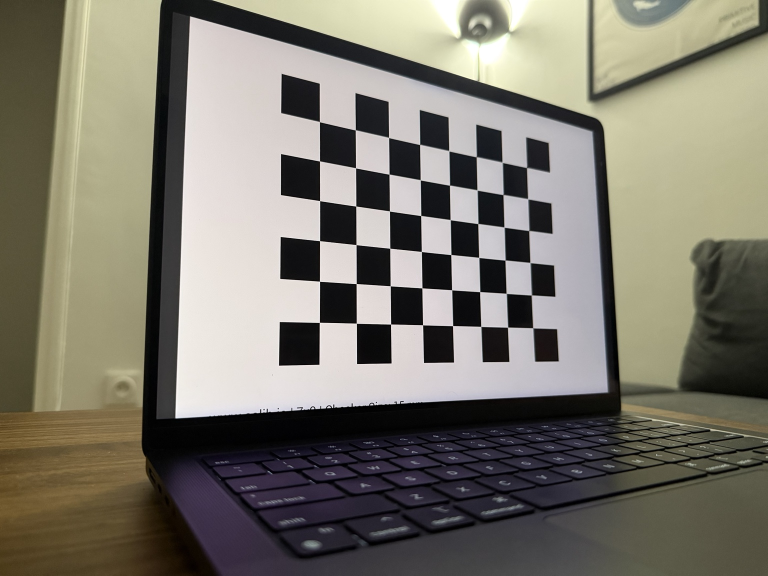
#> input picture photos/photo_1.jpg, 1536 x 1152 px (shown at 1/2 size); its folder holds 5 pictures in this run; the run also reads 1 picture not shown here
$ python calibration_camera.py
#> lines starting #> are read from the running program, lines starting #| are printed output that depends on the picture; after the words box and inside, x2 and y2 are one past the last pixel; in counts of white or black regions, pixels touching at a corner belong together
import cv2
import numpy as np
import glob

chemins_photos = glob.glob("photos/*.jpg")
points_3d = []
points_2d= []

coins_damier = np.zeros((48,3), dtype=np.float32)
grille_indices = np.mgrid[0:8, 0:6]
points_grille= grille_indices.T.reshape(48, 2)
coins_damier[:,:2] = points_grille
taille_image = ()


for indice, chemin_photo in enumerate(chemins_photos):
    image_couleur = cv2.imread(chemin_photo)
#> image_couleur is the input picture: shape (1152, 1536, 3); mean B, G, R 108.9, 120.2, 124.1
    if image_couleur is None:
        raise FileNotFoundError("error")

    image_grise = cv2.cvtColor(image_couleur, cv2.COLOR_BGR2GRAY)
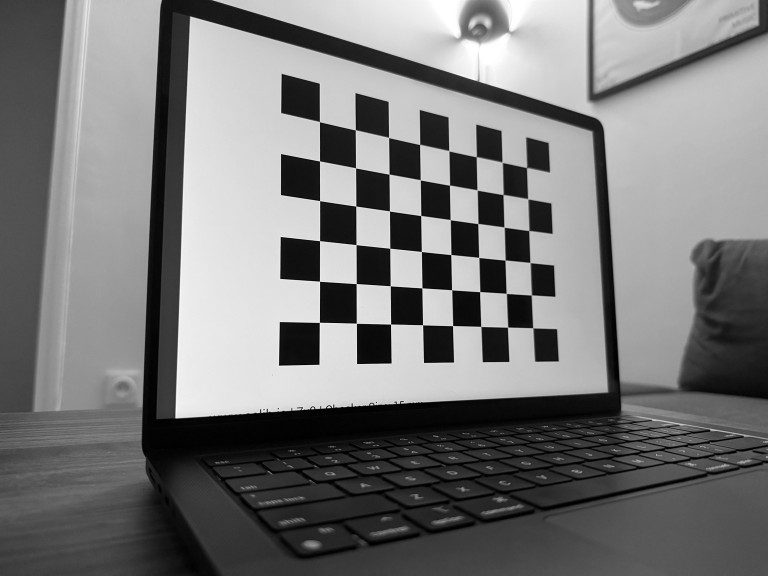
#> image_grise: shape (1152, 1536) (shown at 1/2 size); min 0, max 255, mean 120.1

    copie_gris= image_grise.copy()
    copie_couleur = image_couleur.copy()

    trouve, coins = cv2.findChessboardCorners(image_grise, (8,6))
#> trouve = True; coins = 48 rows, first 8: [639.5, 244.1], [711, 260.4], [777.7, 275.5], [839.6, 289.7], [898.2, 302.4], [952.6, 314.5], [1004.5, 325.2], [1053.1, 335.9]

    if trouve == True:
        criteres = (cv2.TERM_CRITERIA_EPS + cv2.TERM_CRITERIA_MAX_ITER, 30, 0.001)
        cv2.cornerSubPix(image_grise, coins, (11,11), (-1,-1), criteres)

        points_3d.append(coins_damier.copy())
        points_2d.append(coins.copy())
        print(len(points_3d), len(points_2d))
#| 1 1

        hauteur_image, largeur_image = image_grise.shape
#> hauteur_image = 1152; largeur_image = 1536
        taille_image = (largeur_image, hauteur_image)
#> taille_image = (1536, 1152)
        print("taille_image:", taille_image)
#| taille_image: (1536, 1152)
        # dessin les coins sur image grise
        cv2.drawChessboardCorners(copie_gris, (8,6), coins, trouve)
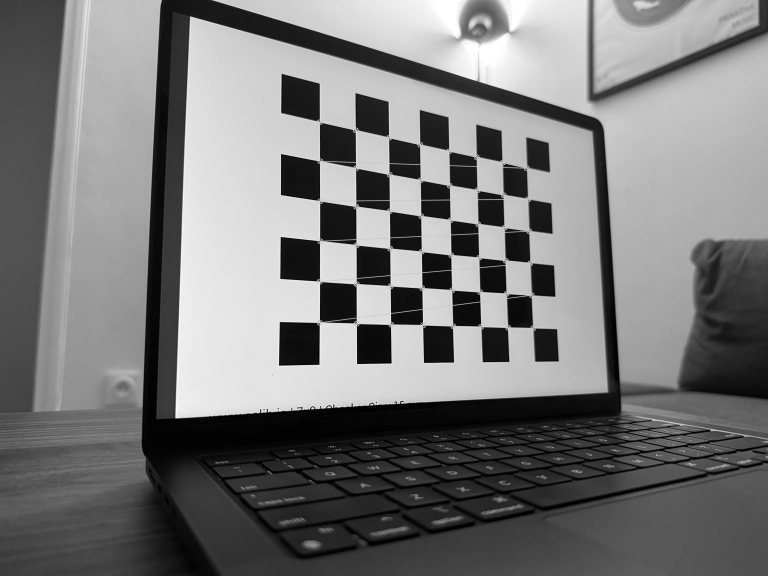
#> copie_gris: shape (1152, 1536) (shown at 1/2 size); 0.91% of pixels changed, all inside (x1, y1, x2, y2) = (633, 238, 1073, 663)
        cv2.imwrite(f"resultats/coins_gris_{indice}.jpg", copie_gris)

        # dessin les coins sur image couleur
        cv2.drawChessboardCorners(copie_couleur, (8,6), coins, trouve)
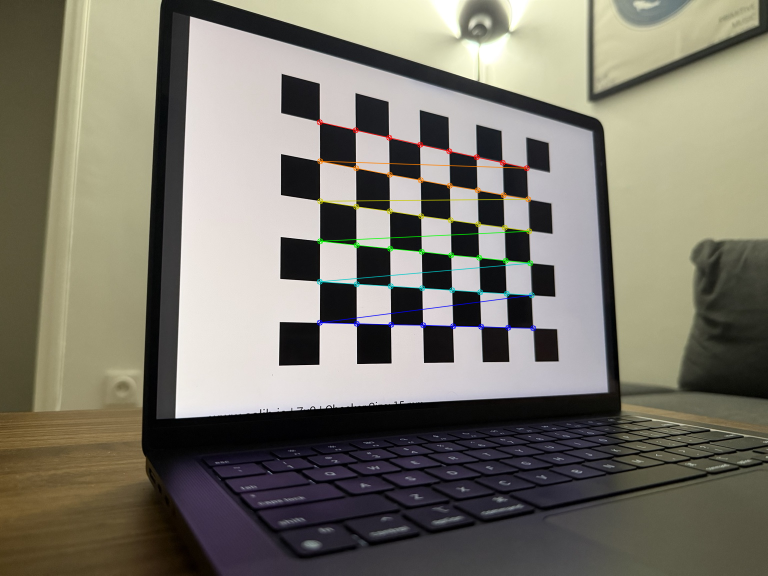
#> copie_couleur: shape (1152, 1536, 3) (shown at 1/2 size); 1% of pixels changed, all inside (x1, y1, x2, y2) = (633, 238, 1073, 663)

        # agrandit les cercles des coins
        for coin in coins:
            coin_x, coin_y = coin.ravel()
            cv2.circle(copie_couleur, (int(coin_x), int(coin_y)), 6, (0, 0, 255), -1)
#> this loop made 48 passes
#> (coin_x, coin_y) on passes 1 to 12: (639.3, 243.7), (711, 260.4), (777.6, 275.4), (839.8, 289.4), (898.1, 302.1), (952.9, 314.2), (1004.7, 325.1), (1053.5, 335.6), (639.5, 322.4), (711.6, 336.2), (778.5, 348.7), (840.9, 360.2)
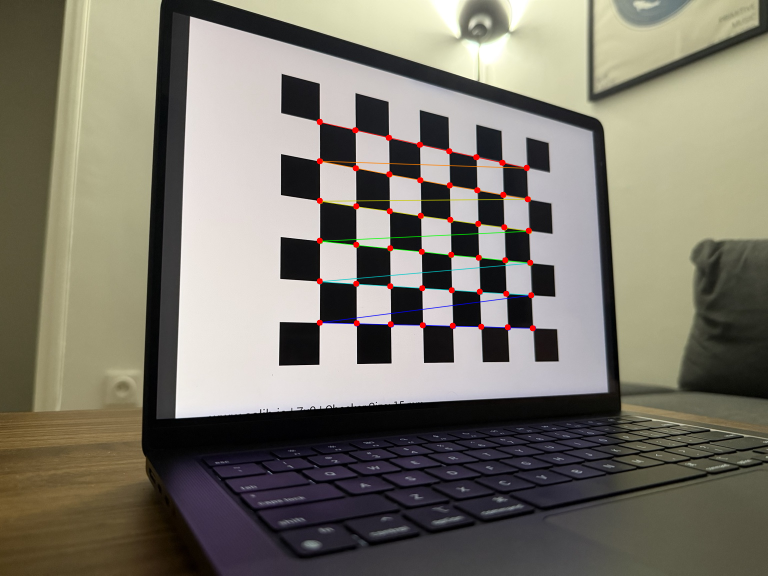
#> copie_couleur: shape (1152, 1536, 3) (shown at 1/2 size); 0.3% of pixels changed, all inside (x1, y1, x2, y2) = (633, 237, 1072, 663)

        cv2.imwrite(f"resultats/coins_couleur_{indice}.jpg", copie_couleur)


    else:
        print("Chessboard not found")

    print(chemin_photo, ":", trouve)
#| photos/photo_1.jpg : True
#> pass 2 of the loop `for indice, chemin_photo in enumerate(chemins_photos):`:
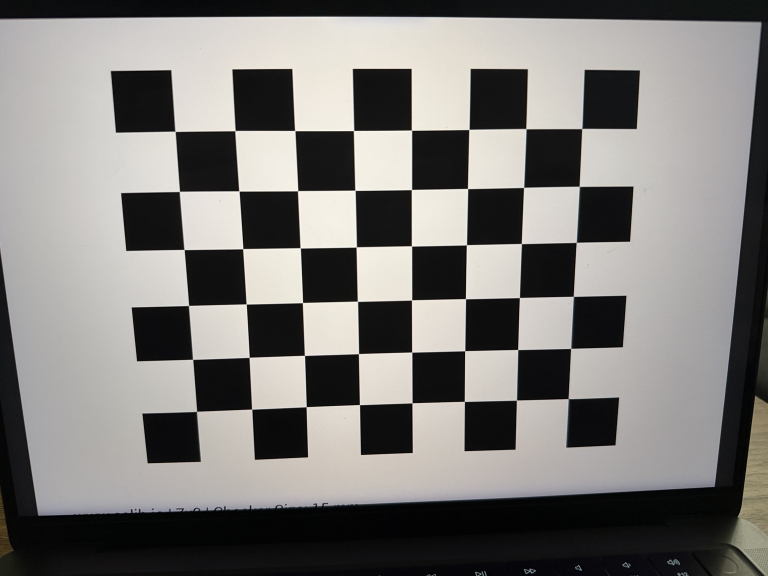
#> input picture photos/photo_2.jpg, 1536 x 1152 px (shown at 1/2 size)
#> image_couleur is the input picture: shape (1152, 1536, 3); mean B, G, R 119.4, 122.1, 124.2
#> coins = 48 rows, first 8: [351, 263.4], [470.5, 261.8], [590.3, 261.8], [707.5, 261.6], [823.3, 260.7], [938.2, 259.5], [1052.1, 257.8], [1163.7, 257.9]
#> criteres = (3, 30, 0.001)
#| 2 2
#| taille_image: (1536, 1152)
#> copie_gris: shape (1152, 1536); min 0, max 253, mean 122.9
#> `cv2.drawChessboardCorners(copie_couleur, (8,6), coins, trouve)`:
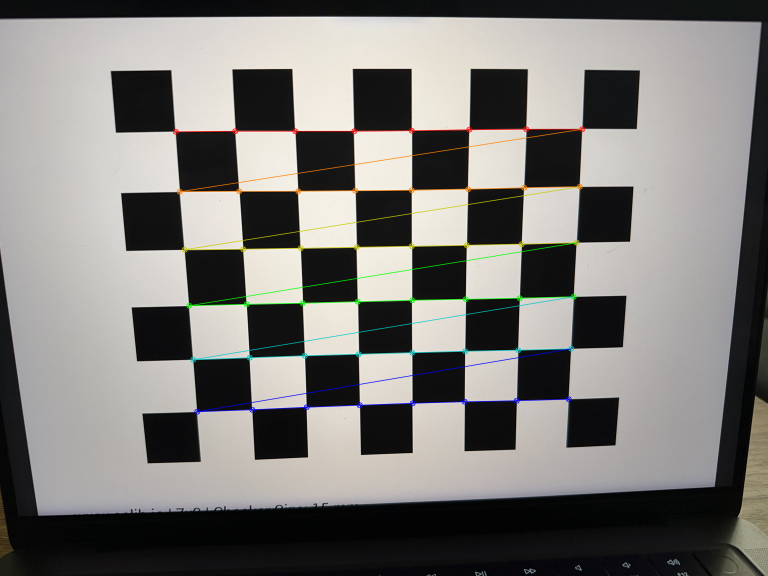
#> copie_couleur: shape (1152, 1536, 3) (shown at 1/2 size); 1.67% of pixels changed, all inside (x1, y1, x2, y2) = (345, 252, 1171, 830)
#> the loop `for coin in coins:` made 48 passes
#> (coin_x, coin_y) on passes 1 to 8: (350.6, 263.2), (470.4, 261.7), (590, 261.7), (707.6, 261.6), (823.4, 260.7), (938.3, 259.3), (1052.3, 257.8), (1164, 257.6)
#> after the loop `for coin in coins:`:
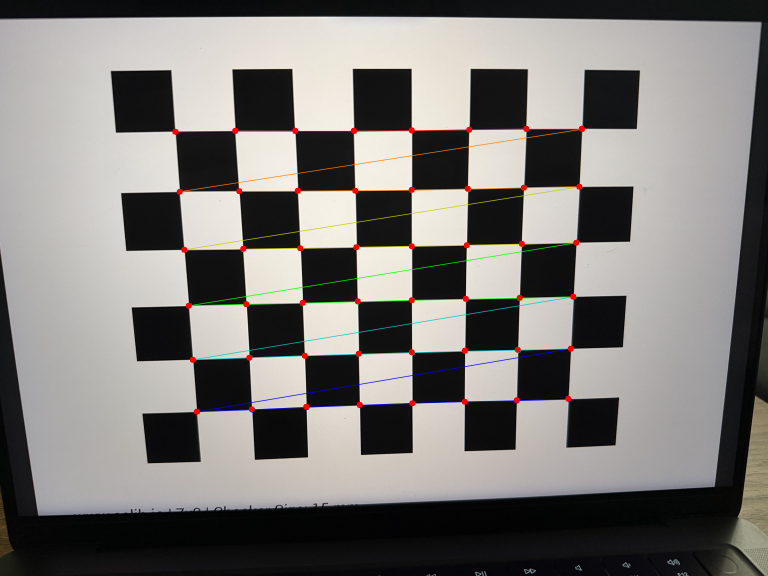
#> copie_couleur: shape (1152, 1536, 3) (shown at 1/2 size); 0.3% of pixels changed, all inside (x1, y1, x2, y2) = (344, 251, 1170, 830)
#| photos/photo_2.jpg : True
#> pass 3 of the loop `for indice, chemin_photo in enumerate(chemins_photos):`:
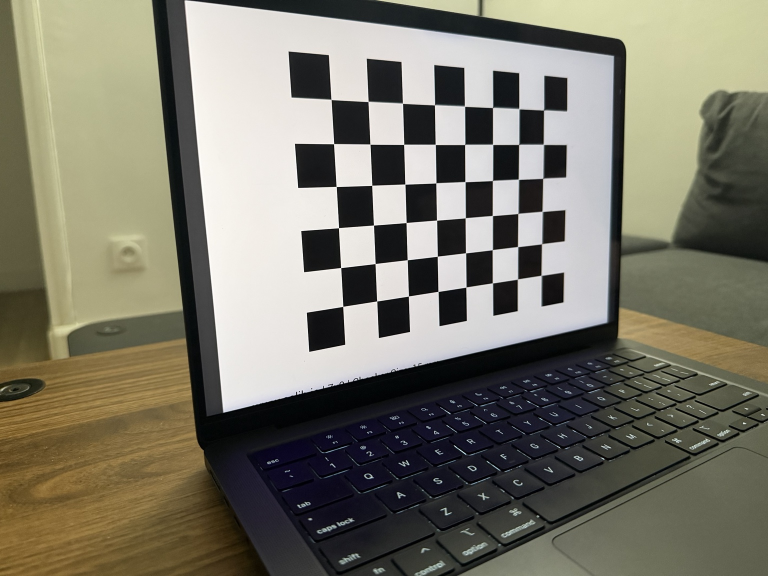
#> input picture photos/photo_3.jpg, 1536 x 1152 px (shown at 1/2 size)
#> image_couleur is the input picture: shape (1152, 1536, 3); mean B, G, R 106.2, 120.2, 123.2
#> `image_grise = cv2.cvtColor(image_couleur, cv2.COLOR_BGR2GRAY)`:
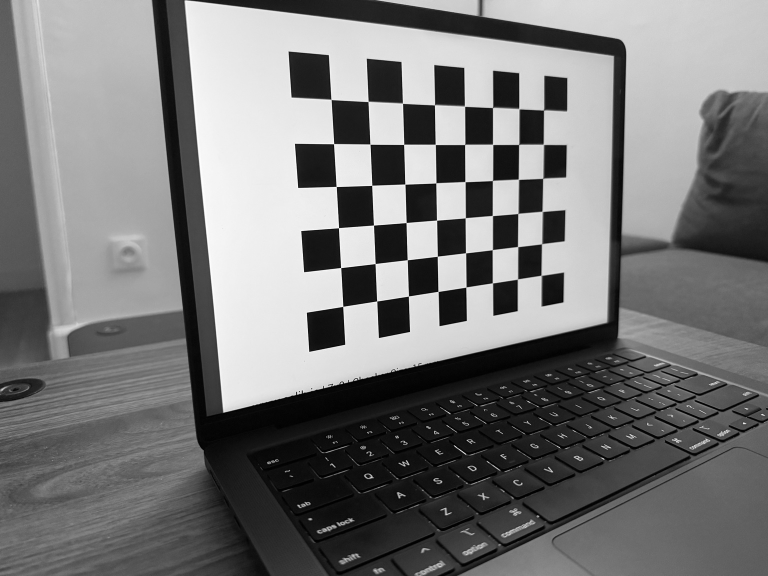
#> image_grise: shape (1152, 1536) (shown at 1/2 size); min 0, max 255, mean 119.5
#> coins = 48 rows, first 8: [662.7, 199.6], [736.5, 203.6], [805.5, 207.2], [869.2, 210.5], [929.6, 213.2], [985.2, 216], [1038.1, 218], [1087.2, 220.9]
#| 3 3
#| taille_image: (1536, 1152)
#> copie_gris: shape (1152, 1536); 0.95% of pixels changed, all inside (x1, y1, x2, y2) = (657, 193, 1094, 620)
#> the loop `for coin in coins:` made 48 passes
#> (coin_x, coin_y) on passes 1 to 8: (662.6, 199.4), (736.6, 203.4), (805.4, 206.9), (869.4, 210.2), (929.4, 212.8), (985.5, 215.5), (1038.2, 217.9), (1087.4, 220.6)
#> after the loop `for coin in coins:`:
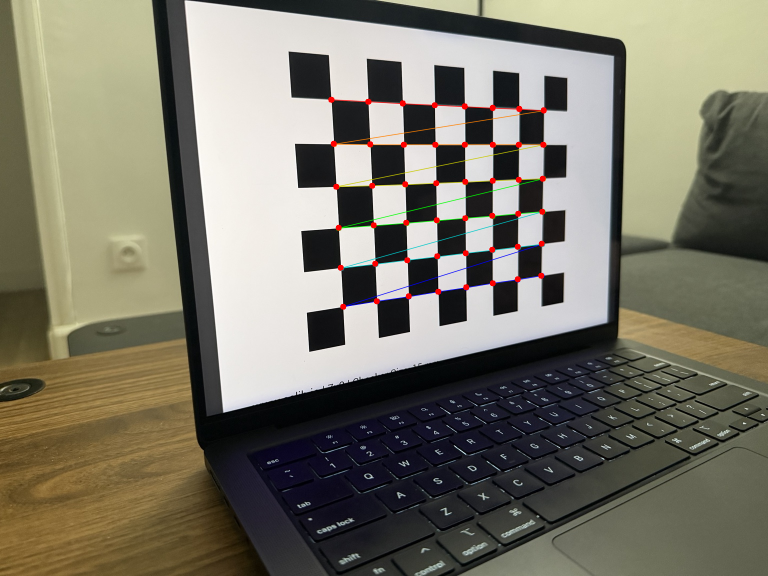
#> copie_couleur: shape (1152, 1536, 3) (shown at 1/2 size); mean B, G, R 105.5, 119.8, 123.4
#| photos/photo_3.jpg : True
#> the loop made 5 passes; the first 3 are shown

calibration = cv2.calibrateCamera(points_3d, points_2d, taille_image, None, None)

photo_8_corrigee = cv2.undistort(
    image_couleur,
    cameraMatrix=calibration[1],
    distCoeffs=calibration[2]
)
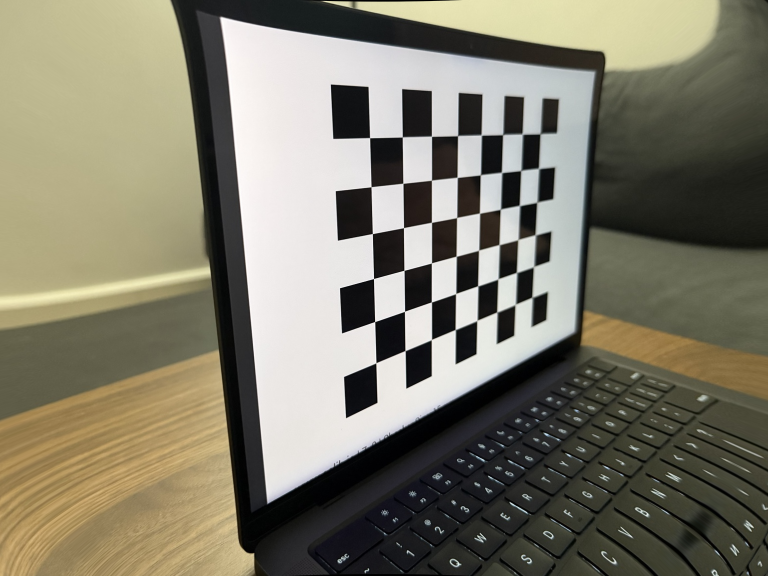
#> photo_8_corrigee: shape (1152, 1536, 3) (shown at 1/2 size); mean B, G, R 106.7, 123.4, 127.2
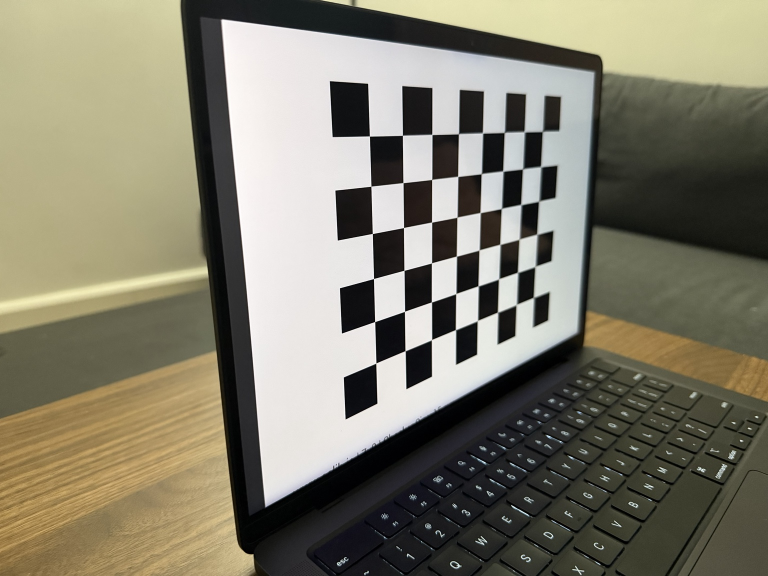
#> image_couleur: shape (1152, 1536, 3) (shown at 1/2 size); mean B, G, R 108.6, 125.7, 129.6
cv2.imwrite("resultats/corrigee_photo_8.jpg", photo_8_corrigee)

photo_5 = cv2.imread("photos/photo_5.jpg")
photo_5_corrigee = cv2.undistort(
    photo_5,
    cameraMatrix=calibration[1],
    distCoeffs=calibration[2]
)
cv2.imwrite("resultats/corrigee_photo_5.jpg", photo_5_corrigee)

valeurs_camera = cv2.calibrationMatrixValues(
    cameraMatrix=calibration[1],
    imageSize=taille_image,
    apertureWidth=9.80,
    apertureHeight=7.30
)

pose = cv2.solvePnP(
#> (the run stopped early here; a loop or call above may not have finished)
